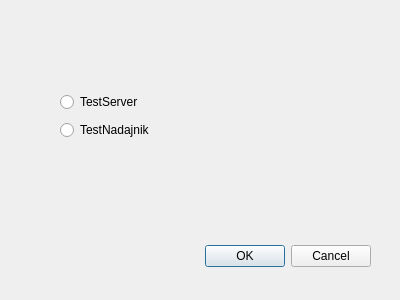
<?xml version="1.0" encoding="UTF-8"?>
<ui version="4.0">
 <class>dialogTestOnline</class>
 <widget class="QDialog" name="dialogTestOnline">
  <property name="geometry">
   <rect>
    <x>0</x>
    <y>0</y>
    <width>400</width>
    <height>300</height>
   </rect>
  </property>
  <property name="windowTitle">
   <string>Dialog</string>
  </property>
  <widget class="QDialogButtonBox" name="buttonBox">
   <property name="geometry">
    <rect>
     <x>30</x>
     <y>240</y>
     <width>341</width>
     <height>32</height>
    </rect>
   </property>
   <property name="orientation">
    <enum>Qt::Orientation::Horizontal</enum>
   </property>
   <property name="standardButtons">
    <set>QDialogButtonBox::StandardButton::Cancel|QDialogButtonBox::StandardButton::Ok</set>
   </property>
  </widget>
  <widget class="QWidget" name="">
   <property name="geometry">
    <rect>
     <x>60</x>
     <y>90</y>
     <width>94</width>
     <height>52</height>
    </rect>
   </property>
   <layout class="QVBoxLayout" name="verticalLayout">
    <item>
     <widget class="QRadioButton" name="TestServer">
      <property name="text">
       <string>TestServer</string>
      </property>
     </widget>
    </item>
    <item>
     <widget class="QRadioButton" name="TestNadajnik">
      <property name="text">
       <string>TestNadajnik</string>
      </property>
     </widget>
    </item>
   </layout>
  </widget>
 </widget>
 <resources/>
 <connections>
  <connection>
   <sender>buttonBox</sender>
   <signal>accepted()</signal>
   <receiver>dialogTestOnline</receiver>
   <slot>accept()</slot>
   <hints>
    <hint type="sourcelabel">
     <x>248</x>
     <y>254</y>
    </hint>
    <hint type="destinationlabel">
     <x>157</x>
     <y>274</y>
    </hint>
   </hints>
  </connection>
  <connection>
   <sender>buttonBox</sender>
   <signal>rejected()</signal>
   <receiver>dialogTestOnline</receiver>
   <slot>reject()</slot>
   <hints>
    <hint type="sourcelabel">
     <x>316</x>
     <y>260</y>
    </hint>
    <hint type="destinationlabel">
     <x>286</x>
     <y>274</y>
    </hint>
   </hints>
  </connection>
 </connections>
</ui>
